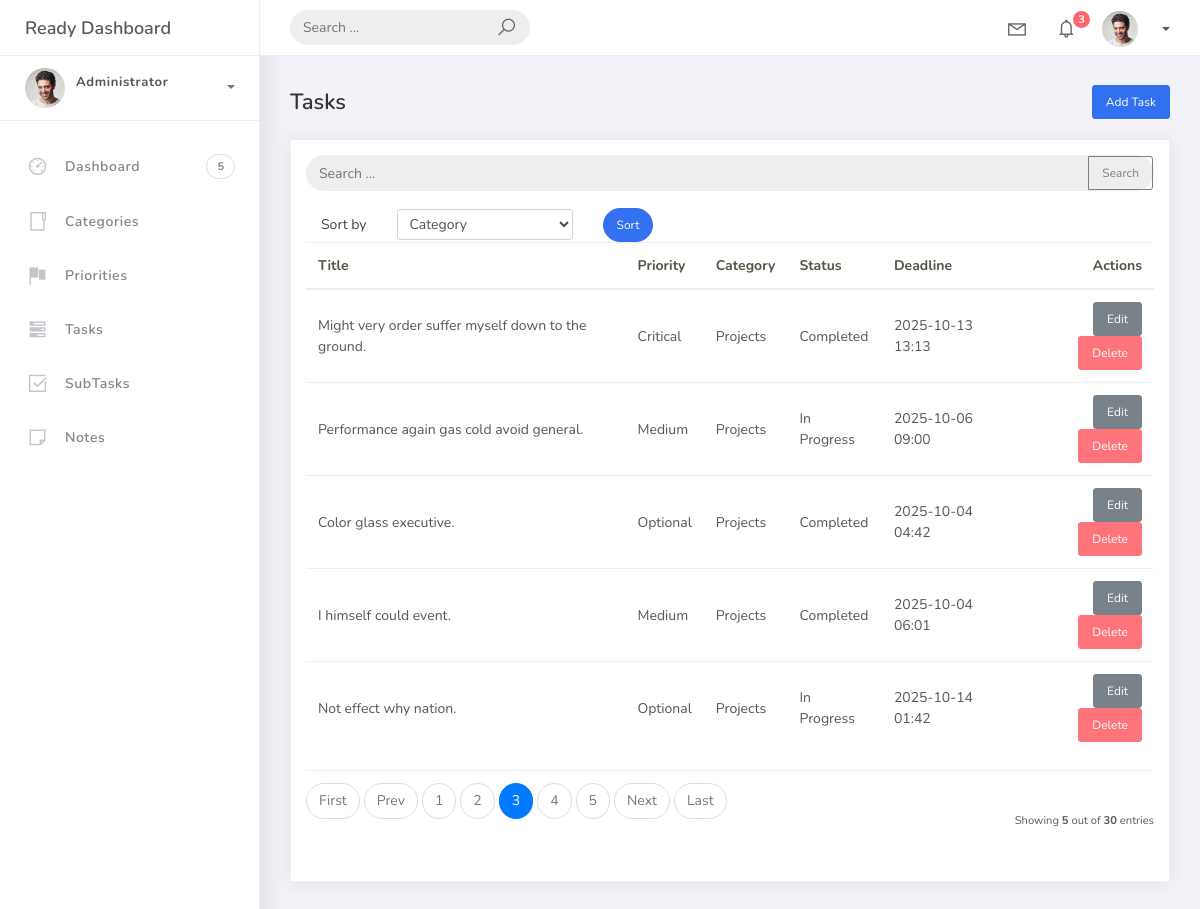
Page /tasks/?page=3&sort_by=category__name on the earlier database version.
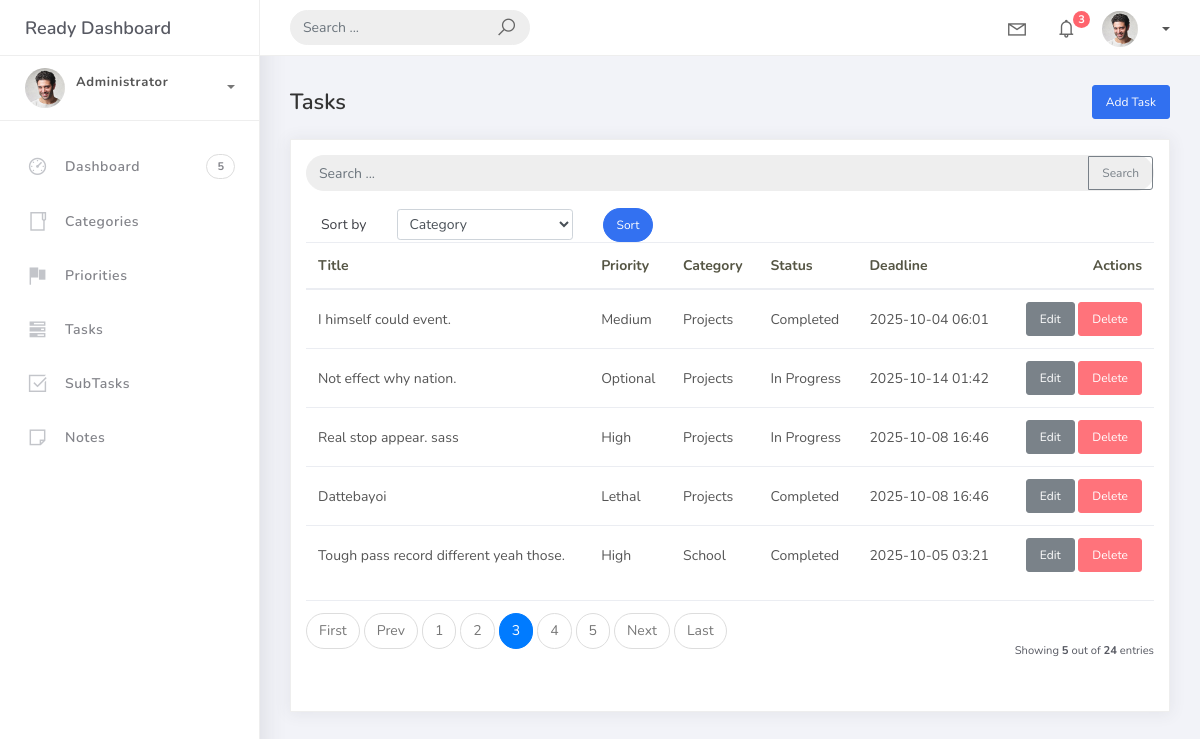
Same page on the later database version.
### Application/models.py (models this page shows, shortened)
class BaseModel(models.Model):
    created_at = models.DateTimeField(auto_now_add=True)
    updated_at = models.DateTimeField(auto_now=True)
    class Meta:
        abstract = True

class Task(BaseModel):
    title = models.CharField(max_length=200)
    description = models.TextField(blank=True)
    status = models.CharField(max_length=50, choices=STATUS_CHOICES, default="Pending")
    deadline = models.DateTimeField(null=True, blank=True)
    priority = models.ForeignKey(Priority, on_delete=models.CASCADE, related_name='tasks')
    category = models.ForeignKey(Category, on_delete=models.CASCADE, related_name='tasks')

class Priority(BaseModel):
    name = models.CharField(max_length=100)
    class Meta:
        verbose_name = "Priority"
        verbose_name_plural = "Priorities"

class Category(BaseModel):
    name = models.CharField(max_length=100)
    class Meta:
        verbose_name = "Category"
        verbose_name_plural = "Categories"

### Application/views.py (the view, shortened to what this page needs)
# urls.py: path('tasks/', views.TaskListView.as_view(), name='task-list'),
class TaskListView(ListView):
    model = Task
    template_name = 'task_list.html'
    context_object_name = 'tasks'
    ordering = ['category__name', 'priority__name', 'title']
    paginate_by = 5
    def get_ordering(self):
        allowed = [
            'title',
            'status',
            'deadline',
            'priority__name',
            'category__name',
            'created_at',
            '-created_at',
        ]
        sort_by = self.request.GET.get('sort_by')
        if sort_by in allowed:
            return sort_by
        return 'category__name'
    def get_queryset(self):
        qs = super().get_queryset().select_related('priority', 'category')
        q = self.request.GET.get('q')
        return qs
    def get_context_data(self, **kwargs):
        context = super().get_context_data(**kwargs)
        context['q'] = self.request.GET.get('q', '')
        context['sort_by'] = self.get_ordering()
        return context

### templates/task_list.html (shortened to what this page needs)
{% extends 'base.html' %}
{% block content %}
<div class="content">
  <div class="container-fluid">
    <h4 class="page-title d-flex justify-content-between align-items-center">
      <span>Tasks</span>
      <a href="{% url 'task-add' %}" class="btn btn-primary btn-sm">Add Task</a>
    </h4>
    <div class="card">
      <div class="card-body table-responsive">
        {% include 'includes/search_form.html' %}
        {% with current=sort_by|default:'category__name' %}
        <div class="col-md-12">
          <form method="get" class="row g-2 align-items-center">
            <div class="col-auto">
              <label for="taskSortSelect" class="col-form-label">Sort by</label>
            </div>
            <div class="col-auto">
              <select class="form-control form-control-sm" id="taskSortSelect" name="sort_by" onchange="this.form.submit()">
                <option value="category__name" {% if current == 'category__name' %}selected{% endif %}>Category</option>
              </select>
            </div>
            <div class="col-auto">
              <button type="submit" class="btn btn-primary btn-sm btn-rounded">Sort</button>
            </div>
          </form>
        </div>
        {% endwith %}
        <table class="table">
          <thead>
            <tr>
              <th>Title</th>
              <th>Priority</th>
              <th>Category</th>
              <th>Status</th>
              <th>Deadline</th>
              <th class="text-right">Actions</th>
            </tr>
          </thead>
          <tbody>
            {% for task in tasks %}
            <tr>
              <td>{{ task.title }}</td>
              <td>{{ task.priority.name }}</td>
              <td>{{ task.category.name }}</td>
              <td>{{ task.status }}</td>
              <td>{{ task.deadline|date:'Y-m-d H:i' }}</td>
              <td class="text-right">
                <a href="{% url 'task-edit' task.pk %}" class="btn btn-sm btn-secondary">Edit</a>
                <a href="{% url 'task-delete' task.pk %}" class="btn btn-sm btn-danger">Delete</a>
              </td>
            </tr>
            {% empty %}
            <tr>
              <td colspan="6">No tasks yet.</td>
            </tr>
            {% endfor %}
          </tbody>
        </table>
        {% include 'includes/pagination.html' %}
      </div>
    </div>
  </div>
</div>
{% endblock %}

Differences in the rows shown:
removed Task: title "Might very order suffer myself down to the ground.", priority.name "Critical", category.name "Projects", status "Completed", deadline "2025-10-13 13:13"
no longer on this page (row unchanged): Task: title "Performance again gas cold avoid general.", priority.name "Medium", category.name "Projects", status "In Progress", deadline "2025-10-06 09:00"
no longer on this page (row unchanged): Task: title "Color glass executive.", priority.name "Optional", category.name "Projects", status "Completed", deadline "2025-10-04 04:42"
now on this page (row unchanged): Task: title "Real stop appear. sass", priority.name "High", category.name "Projects", status "In Progress", deadline "2025-10-08 16:46"
added Task: title "Dattebayoi", priority.name "Lethal", category.name "Projects", status "Completed", deadline "2025-10-08 16:46"
now on this page (row unchanged): Task: title "Tough pass record different yeah those.", priority.name "High", category.name "School", status "Completed", deadline "2025-10-05 03:21"
Other differences:
{{ paginator.count }}: "30" → "24"
